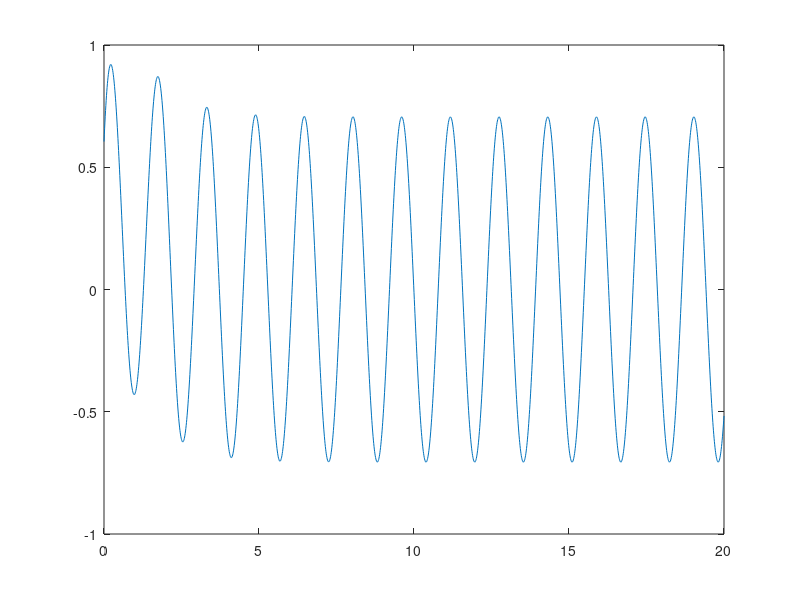

This chart was generated by the following MATLAB code:
% Problem1 HW#4 by BM
t=0:0.01:20;
y=exp(-2*t).*[0.2*cos(t)+(0.4)*sin(t)];
plot(t,y)

% Problem2 HW#4 by BM
t=0:0.01:20;
y=-1.0586*exp(-2*t)+1.12918*exp(-1*t)-0.7058*cos(4*t+2.43);
plot(t,y)
